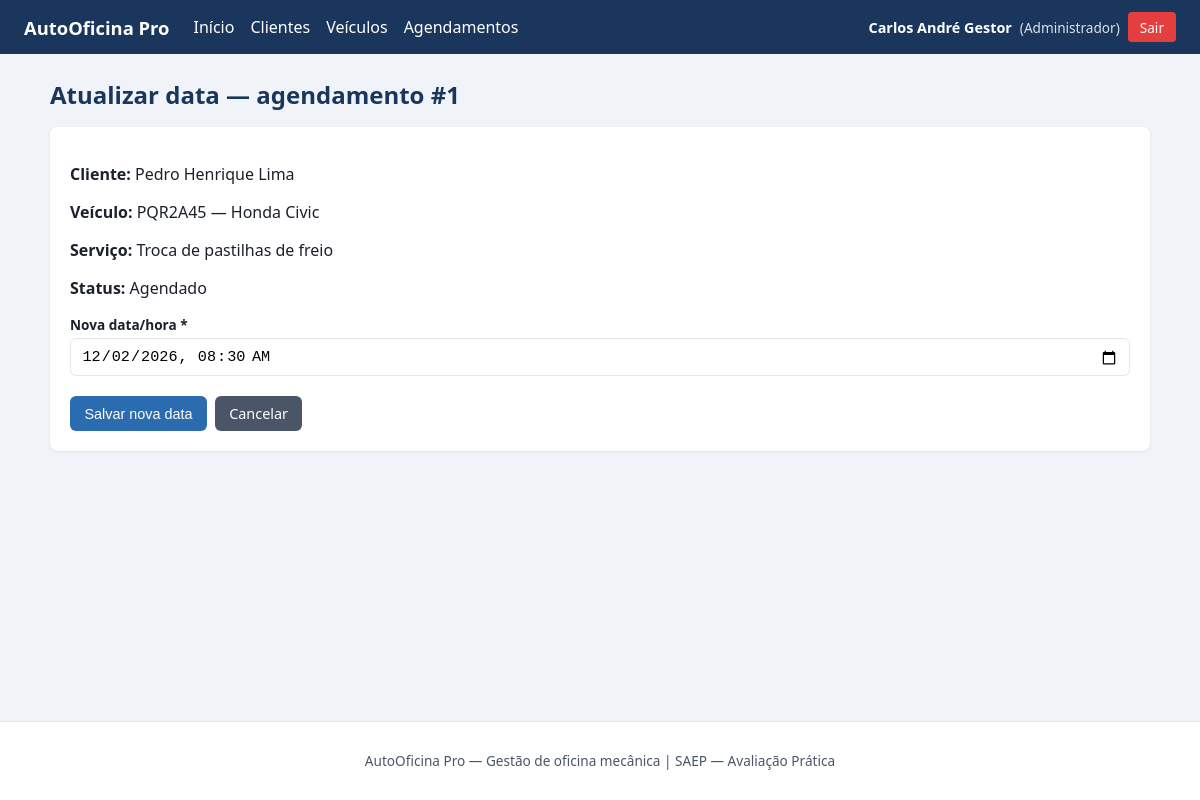
/sistema/agendamentos/editar.php?id=1 (signed in), run on the app's committed database.
### tables this page shows
CREATE TABLE agendamentos (
  id INT AUTO_INCREMENT PRIMARY KEY,
  cliente_id INT NOT NULL,
  veiculo_id INT NOT NULL,
  data_agendamento DATETIME NOT NULL,
  servico VARCHAR(150) NOT NULL,
  status VARCHAR(30) NOT NULL DEFAULT 'Agendado',
  observacoes TEXT NULL,
  CONSTRAINT fk_agendamentos_cliente
    FOREIGN KEY (cliente_id) REFERENCES clientes(id)
    ON UPDATE CASCADE ON DELETE RESTRICT,
  CONSTRAINT fk_agendamentos_veiculo
    FOREIGN KEY (veiculo_id) REFERENCES veiculos(id)
    ON UPDATE CASCADE ON DELETE RESTRICT
);

CREATE TABLE clientes (
  id INT AUTO_INCREMENT PRIMARY KEY,
  nome VARCHAR(100) NOT NULL,
  cpf VARCHAR(255) NOT NULL COMMENT 'CPF criptografado AES-256-CBC',
  telefone VARCHAR(20) NULL,
  email VARCHAR(120) NULL
);

CREATE TABLE veiculos (
  id INT AUTO_INCREMENT PRIMARY KEY,
  cliente_id INT NOT NULL,
  placa VARCHAR(10) NOT NULL,
  marca VARCHAR(50) NOT NULL,
  modelo VARCHAR(50) NOT NULL,
  ano INT NULL,
  CONSTRAINT fk_veiculos_cliente
    FOREIGN KEY (cliente_id) REFERENCES clientes(id)
    ON UPDATE CASCADE ON DELETE RESTRICT
);

### sistema/agendamentos/editar.php (the view, shortened to what this page needs)
<?php
require_once __DIR__ . "/../config/conexao.php";
$id = (int)($_GET["id"] ?? $_POST["id"] ?? 0);
$sql = "SELECT a.*, c.nome AS cliente_nome, v.placa, v.marca, v.modelo
        FROM agendamentos a
        INNER JOIN clientes c ON c.id = a.cliente_id
        INNER JOIN veiculos v ON v.id = a.veiculo_id
        WHERE a.id = ? LIMIT 1";
$stmt = $conn->prepare($sql);
$stmt->bind_param("i", $id);
$stmt->execute();
$ag = $stmt->get_result()->fetch_assoc();
$data_valor = date("Y-m-d\TH:i", strtotime($ag["data_agendamento"]));
require __DIR__ . "/../includes/header.php";
?>
<h1 class="page-title">Atualizar data — agendamento #<?= (int)$ag["id"] ?></h1>
<div class="card">
    <p><strong>Cliente:</strong> <?= htmlspecialchars($ag["cliente_nome"]) ?></p>
    <p><strong>Veículo:</strong> <?= htmlspecialchars($ag["placa"] . " — " . $ag["marca"] . " " . $ag["modelo"]) ?></p>
    <p><strong>Serviço:</strong> <?= htmlspecialchars($ag["servico"]) ?></p>
    <p><strong>Status:</strong> <?= htmlspecialchars($ag["status"]) ?></p>
    <form method="post" style="margin-top:1rem;">
        <div class="form-grid">
            <div>
                <label for="data_agendamento">Nova data/hora *</label>
                <input type="datetime-local" id="data_agendamento" name="data_agendamento" required
                       value="<?= htmlspecialchars($data_valor) ?>">
            </div>
        </div>
        <div class="form-actions">
            <button type="submit" class="btn">Salvar nova data</button>
            <a class="btn btn-secondary" href="listar.php">Cancelar</a>
        </div>
    </form>
</div>
<?php require __DIR__ . "/../includes/footer.php"; ?>

### sistema/css/style.css (style rules this page uses)
:root { --azul: #1a365d; --azul-m: #2b6cb0; --cinza: #4a5568; --fundo: #f0f4f8; --branco: #fff; --ok: #276749; --erro: #c53030; --borda: #e2e8f0; }
* { box-sizing: border-box; }
body { margin: 0; font-family: system-ui, -apple-system, Segoe UI, Roboto, sans-serif; background: var(--fundo); color: #1a202c; min-height: 100vh; display: flex; flex-direction: column; }
h1.page-title { margin: 0 0 1rem; color: var(--azul); font-size: 1.5rem; }
.card { background: var(--branco); border-radius: 8px; padding: 1.25rem; box-shadow: 0 1px 3px rgba(0,0,0,0.08); margin-bottom: 1.25rem; }
.btn { display: inline-block; padding: 0.5rem 0.9rem; border-radius: 6px; border: none; cursor: pointer; font-size: 0.9rem; text-decoration: none; color: white; background: var(--azul-m); }
.btn-secondary { background: var(--cinza); }
.form-grid { display: grid; grid-template-columns: repeat(auto-fit, minmax(220px, 1fr)); gap: 1rem; }
.form-grid label { display: block; font-weight: 600; font-size: 0.85rem; margin-bottom: 0.25rem; }
.form-grid input, .form-grid select, .form-grid textarea { width: 100%; padding: 0.5rem 0.65rem; border: 1px solid var(--borda); border-radius: 6px; font-size: 0.95rem; }
.form-actions { margin-top: 1.25rem; display: flex; gap: 0.5rem; }

### data on the page
agendamentos: id "1", cliente.nome "Pedro Henrique Lima", veiculo.modelo "PQR2A45 — Honda Civic", servico "Troca de pastilhas de freio", status "Agendado", data_agendamento "12/02/2026 08:30"

### other printed values
$u["nome"] "Carlos André Gestor"
$u["perfil"] "Administrador"
